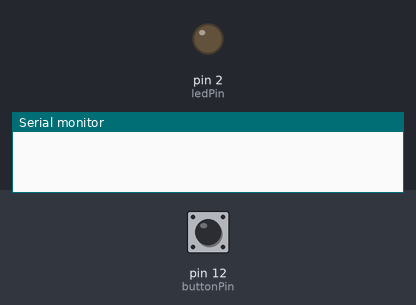
Recording of a sketch running on a simulated Arduino Uno, built with avr-gcc and run on an emulated ATmega328P. On the bench: output pins drawn as LEDs (lit = HIGH), the last lines printed to the serial monitor. Dashed ring = blinking. The test bench sets the inputs (shaded band); at power-on: pin 12 (buttonPin) LOW.

Above: at 1.2 s.
1.3 s: pin 12 (buttonPin) pulled HIGH for 1 s
At 1.4 s:
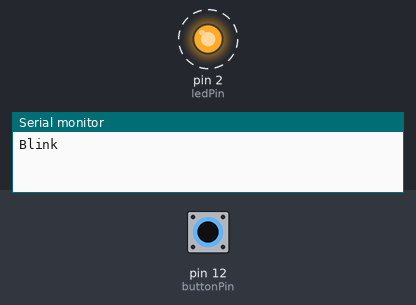
4.3 s: pin 12 (buttonPin) pulled HIGH for 3.2 s
At 7.7 s:
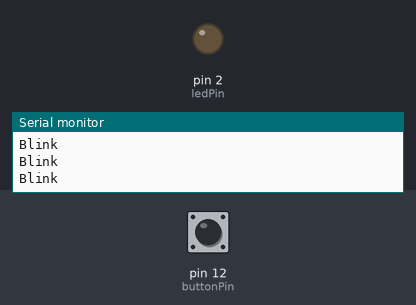
Timing chart, 0 to 9.2 s (numbered marks = the images above; inputs shaded):
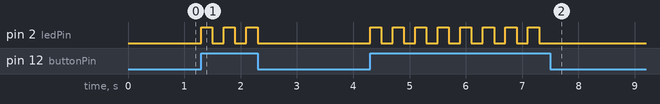

The sketch:

button_1.ino
```cpp
int ledPin = 2;
int buttonPin = 12;

void setup() {
  // put your setup code here, to run once:
  pinMode(ledPin, OUTPUT);
  pinMode(buttonPin, INPUT);
  Serial.begin (9600);


}

void loop() {
  // put your main code here, to run repeatedly:
  int buttonState;
  buttonState = digitalRead(buttonPin);
  if (buttonState == HIGH)
  {
    Serial.println("Blink");
    digitalWrite(ledPin, HIGH);
    delay(200);
    digitalWrite(ledPin, LOW);
    delay(200);


  }
  else
  {

    digitalWrite(ledPin, LOW);


  }


}
```

Measured:
- after the input at 1.3 s, pin 2 (ledPin): alternates HIGH for 0.20 s and LOW for 0.20 s, 6 changes in all, then stays LOW, starting at once
- after the input at 4.3 s, pin 2 (ledPin): alternates HIGH for 0.20 s and LOW for 0.20 s, 16 changes in all, then stays LOW, starting at once
